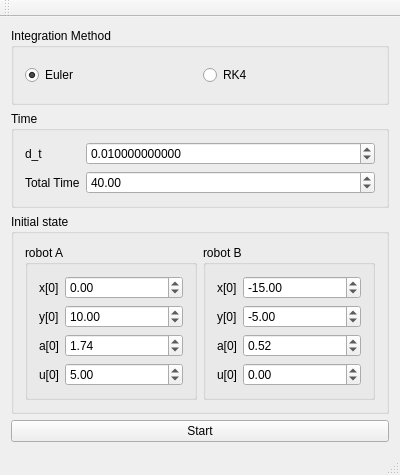
<?xml version="1.0" encoding="UTF-8"?>
<ui version="4.0">
 <class>MainWindow</class>
 <widget class="QMainWindow" name="MainWindow">
  <property name="geometry">
   <rect>
    <x>0</x>
    <y>0</y>
    <width>400</width>
    <height>475</height>
   </rect>
  </property>
  <property name="windowTitle">
   <string>MainWindow</string>
  </property>
  <widget class="QWidget" name="centralWidget">
   <layout class="QVBoxLayout" name="verticalLayout">
    <item>
     <widget class="QGroupBox" name="groupBox_integrationMethod">
      <property name="sizePolicy">
       <sizepolicy hsizetype="Preferred" vsizetype="Minimum">
        <horstretch>0</horstretch>
        <verstretch>0</verstretch>
       </sizepolicy>
      </property>
      <property name="title">
       <string>Integration Method</string>
      </property>
      <layout class="QHBoxLayout" name="horizontalLayout">
       <item>
        <widget class="QRadioButton" name="radioButton_euler">
         <property name="text">
          <string>Euler</string>
         </property>
         <property name="checked">
          <bool>true</bool>
         </property>
        </widget>
       </item>
       <item>
        <widget class="QRadioButton" name="radioButton_RK4">
         <property name="text">
          <string>RK4</string>
         </property>
        </widget>
       </item>
      </layout>
     </widget>
    </item>
    <item>
     <widget class="QGroupBox" name="groupBox_time">
      <property name="sizePolicy">
       <sizepolicy hsizetype="Preferred" vsizetype="Minimum">
        <horstretch>0</horstretch>
        <verstretch>0</verstretch>
       </sizepolicy>
      </property>
      <property name="title">
       <string>Time</string>
      </property>
      <layout class="QFormLayout" name="formLayout">
       <item row="0" column="0">
        <widget class="QLabel" name="label_dt">
         <property name="text">
          <string>d_t</string>
         </property>
        </widget>
       </item>
       <item row="0" column="1">
        <widget class="QDoubleSpinBox" name="doubleSpinBox_dt">
         <property name="decimals">
          <number>12</number>
         </property>
         <property name="minimum">
          <double>0.000001000000000</double>
         </property>
         <property name="maximum">
          <double>1.000000000000000</double>
         </property>
         <property name="singleStep">
          <double>0.010000000000000</double>
         </property>
         <property name="value">
          <double>0.010000000000000</double>
         </property>
        </widget>
       </item>
       <item row="1" column="0">
        <widget class="QLabel" name="label_totalTime">
         <property name="text">
          <string>Total Time</string>
         </property>
        </widget>
       </item>
       <item row="1" column="1">
        <widget class="QDoubleSpinBox" name="doubleSpinBox_time">
         <property name="minimum">
          <double>1.000000000000000</double>
         </property>
         <property name="maximum">
          <double>9999.000000000000000</double>
         </property>
         <property name="value">
          <double>40.000000000000000</double>
         </property>
        </widget>
       </item>
      </layout>
     </widget>
    </item>
    <item>
     <widget class="QGroupBox" name="groupBox_init">
      <property name="title">
       <string>Initial state</string>
      </property>
      <layout class="QGridLayout" name="gridLayout">
       <item row="0" column="0">
        <widget class="QGroupBox" name="groupBox_iA">
         <property name="sizePolicy">
          <sizepolicy hsizetype="Preferred" vsizetype="Preferred">
           <horstretch>0</horstretch>
           <verstretch>0</verstretch>
          </sizepolicy>
         </property>
         <property name="title">
          <string>robot A</string>
         </property>
         <layout class="QFormLayout" name="formLayout_3">
          <item row="0" column="0">
           <widget class="QLabel" name="label_xA">
            <property name="text">
             <string>x[0]</string>
            </property>
           </widget>
          </item>
          <item row="0" column="1">
           <widget class="QDoubleSpinBox" name="doubleSpinBox_xA">
            <property name="minimum">
             <double>-100.000000000000000</double>
            </property>
            <property name="maximum">
             <double>100.000000000000000</double>
            </property>
           </widget>
          </item>
          <item row="1" column="0">
           <widget class="QLabel" name="label_yA">
            <property name="text">
             <string>y[0]</string>
            </property>
           </widget>
          </item>
          <item row="1" column="1">
           <widget class="QDoubleSpinBox" name="doubleSpinBox_yA">
            <property name="minimum">
             <double>-100.000000000000000</double>
            </property>
            <property name="value">
             <double>10.000000000000000</double>
            </property>
           </widget>
          </item>
          <item row="2" column="1">
           <widget class="QDoubleSpinBox" name="doubleSpinBox_aA">
            <property name="minimum">
             <double>-6.000000000000000</double>
            </property>
            <property name="maximum">
             <double>6.000000000000000</double>
            </property>
            <property name="value">
             <double>1.740000000000000</double>
            </property>
           </widget>
          </item>
          <item row="3" column="1">
           <widget class="QDoubleSpinBox" name="doubleSpinBox_uA">
            <property name="minimum">
             <double>-100.000000000000000</double>
            </property>
            <property name="value">
             <double>5.000000000000000</double>
            </property>
           </widget>
          </item>
          <item row="2" column="0">
           <widget class="QLabel" name="label_aA">
            <property name="text">
             <string>a[0]</string>
            </property>
           </widget>
          </item>
          <item row="3" column="0">
           <widget class="QLabel" name="label_uA">
            <property name="text">
             <string>u[0]</string>
            </property>
           </widget>
          </item>
         </layout>
        </widget>
       </item>
       <item row="0" column="1">
        <widget class="QGroupBox" name="groupBox_iB">
         <property name="sizePolicy">
          <sizepolicy hsizetype="Preferred" vsizetype="Preferred">
           <horstretch>0</horstretch>
           <verstretch>0</verstretch>
          </sizepolicy>
         </property>
         <property name="title">
          <string>robot B</string>
         </property>
         <layout class="QFormLayout" name="formLayout_4">
          <item row="0" column="0">
           <widget class="QLabel" name="label_xB">
            <property name="text">
             <string>x[0]</string>
            </property>
           </widget>
          </item>
          <item row="0" column="1">
           <widget class="QDoubleSpinBox" name="doubleSpinBox_xB">
            <property name="minimum">
             <double>-100.000000000000000</double>
            </property>
            <property name="value">
             <double>-15.000000000000000</double>
            </property>
           </widget>
          </item>
          <item row="1" column="1">
           <widget class="QDoubleSpinBox" name="doubleSpinBox_yB">
            <property name="minimum">
             <double>-100.000000000000000</double>
            </property>
            <property name="value">
             <double>-5.000000000000000</double>
            </property>
           </widget>
          </item>
          <item row="2" column="1">
           <widget class="QDoubleSpinBox" name="doubleSpinBox_aB">
            <property name="minimum">
             <double>-6.000000000000000</double>
            </property>
            <property name="maximum">
             <double>6.000000000000000</double>
            </property>
            <property name="value">
             <double>0.520000000000000</double>
            </property>
           </widget>
          </item>
          <item row="3" column="1">
           <widget class="QDoubleSpinBox" name="doubleSpinBox_uB">
            <property name="minimum">
             <double>-100.000000000000000</double>
            </property>
           </widget>
          </item>
          <item row="1" column="0">
           <widget class="QLabel" name="label_yB">
            <property name="text">
             <string>y[0]</string>
            </property>
           </widget>
          </item>
          <item row="2" column="0">
           <widget class="QLabel" name="label_aB">
            <property name="text">
             <string>a[0]</string>
            </property>
           </widget>
          </item>
          <item row="3" column="0">
           <widget class="QLabel" name="label_uB">
            <property name="text">
             <string>u[0]</string>
            </property>
           </widget>
          </item>
         </layout>
        </widget>
       </item>
      </layout>
     </widget>
    </item>
    <item>
     <widget class="QPushButton" name="pushButton_start">
      <property name="text">
       <string>Start</string>
      </property>
     </widget>
    </item>
   </layout>
  </widget>
  <widget class="QMenuBar" name="menuBar">
   <property name="geometry">
    <rect>
     <x>0</x>
     <y>0</y>
     <width>400</width>
     <height>20</height>
    </rect>
   </property>
  </widget>
  <widget class="QToolBar" name="mainToolBar">
   <attribute name="toolBarArea">
    <enum>TopToolBarArea</enum>
   </attribute>
   <attribute name="toolBarBreak">
    <bool>false</bool>
   </attribute>
  </widget>
  <widget class="QStatusBar" name="statusBar"/>
 </widget>
 <layoutdefault spacing="6" margin="11"/>
 <resources/>
 <connections/>
</ui>
